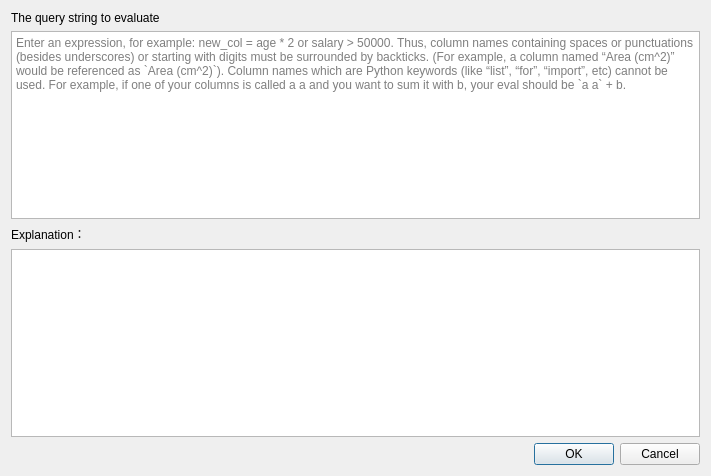
<?xml version="1.0" encoding="UTF-8"?>
<ui version="4.0">
 <class>DADialogDataFrameEvalDatas</class>
 <widget class="QDialog" name="DADialogDataFrameEvalDatas">
  <property name="geometry">
   <rect>
    <x>0</x>
    <y>0</y>
    <width>711</width>
    <height>476</height>
   </rect>
  </property>
  <property name="windowTitle">
   <string>Query Data</string>
  </property>
  <layout class="QGridLayout" name="gridLayout">
   <item row="3" column="0">
    <widget class="QTextBrowser" name="textBrowser"/>
   </item>
   <item row="1" column="0">
    <widget class="QTextEdit" name="textEdit">
     <property name="placeholderText">
      <string>Enter an expression, for example: new_col = age * 2 or salary &gt; 50000. Thus, column names containing spaces or punctuations (besides underscores) or starting with digits must be surrounded by backticks. (For example, a column named “Area (cm^2)” would be referenced as `Area (cm^2)`). Column names which are Python keywords (like “list”, “for”, “import”, etc) cannot be used. For example, if one of your columns is called a a and you want to sum it with b, your eval should be `a a` + b.</string>
     </property>
    </widget>
   </item>
   <item row="0" column="0">
    <widget class="QLabel" name="label">
     <property name="text">
      <string>The query string to evaluate</string>
     </property>
    </widget>
   </item>
   <item row="4" column="0">
    <layout class="QHBoxLayout" name="horizontalLayout_2">
     <item>
      <spacer name="horizontalSpacer_2">
       <property name="orientation">
        <enum>Qt::Horizontal</enum>
       </property>
       <property name="sizeHint" stdset="0">
        <size>
         <width>40</width>
         <height>20</height>
        </size>
       </property>
      </spacer>
     </item>
     <item>
      <widget class="QPushButton" name="pushButtonOK">
       <property name="text">
        <string>OK</string>
       </property>
       <property name="icon">
        <iconset resource="../icon.qrc">
         <normaloff>:/DAGui/icon/accept.svg</normaloff>:/DAGui/icon/accept.svg</iconset>
       </property>
       <property name="default">
        <bool>true</bool>
       </property>
      </widget>
     </item>
     <item>
      <widget class="QPushButton" name="pushButtonCancel">
       <property name="text">
        <string>Cancel</string>
       </property>
       <property name="icon">
        <iconset resource="../icon.qrc">
         <normaloff>:/DAGui/icon/cancel.svg</normaloff>:/DAGui/icon/cancel.svg</iconset>
       </property>
      </widget>
     </item>
    </layout>
   </item>
   <item row="2" column="0">
    <widget class="QLabel" name="label_2">
     <property name="text">
      <string>Explanation：</string>
     </property>
    </widget>
   </item>
  </layout>
 </widget>
 <resources>
  <include location="../icon.qrc"/>
 </resources>
 <connections>
  <connection>
   <sender>pushButtonOK</sender>
   <signal>clicked()</signal>
   <receiver>DADialogDataFrameEvalDatas</receiver>
   <slot>accept()</slot>
   <hints>
    <hint type="sourcelabel">
     <x>262</x>
     <y>378</y>
    </hint>
    <hint type="destinationlabel">
     <x>182</x>
     <y>303</y>
    </hint>
   </hints>
  </connection>
  <connection>
   <sender>pushButtonCancel</sender>
   <signal>clicked()</signal>
   <receiver>DADialogDataFrameEvalDatas</receiver>
   <slot>reject()</slot>
   <hints>
    <hint type="sourcelabel">
     <x>361</x>
     <y>378</y>
    </hint>
    <hint type="destinationlabel">
     <x>137</x>
     <y>240</y>
    </hint>
   </hints>
  </connection>
 </connections>
</ui>
